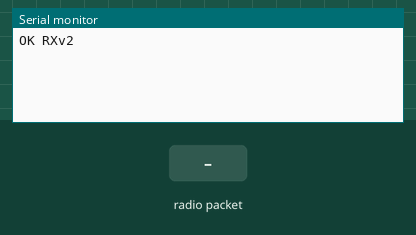
This sketch was run on a simulated Arduino Uno, built with avr-gcc and run on an emulated ATmega328P. On the bench: the last lines printed to the serial monitor. The inputs (shaded band) are chosen by the test bench. No radio packets arrive unless stated.

Above: at 1.2 s.
1.3 s: radio packet "0" arrives
At 1.8 s:
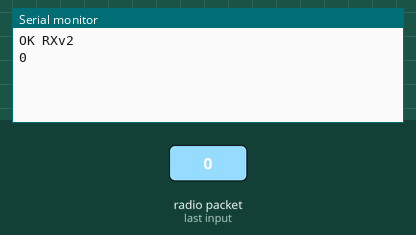
2.8 s: radio packet "1" arrives
At 3.1 s:
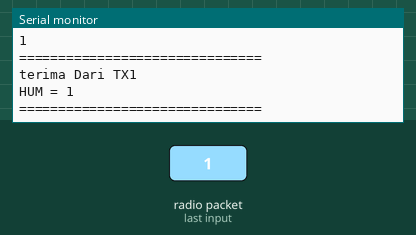
4.3 s: radio packet "2" arrives
At 5.6 s:
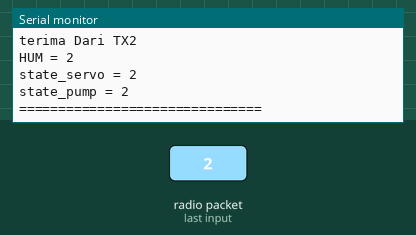

Measured:
- after the input at 1.3 s, the serial monitor: prints a new line at once (image 1)
- after the input at 2.8 s, the serial monitor: prints a new line at once (image 2)
- after the input at 4.3 s, the serial monitor: prints a new line at once (image 3)

The sketch:

Firmware_RX.ino
```cpp
#include <SPI.h>
#include <nRF24L01.h>
#include <RF24.h>

RF24 radio(8, 7);                  // PIN CE, CSN
const byte address[6] = "00003";   /// alamat NRF RX
const byte address2[6] = "00002";  /// alamat NRF
char total_pesan[32];
String dataIN;
String terima_nomor, terima_kelembaban, terima_stateservo, terima_statepump, terima_level;
bool parsing = false;
int nomor;
int mode_send = 0;
int simpan_kelembaban = 0;
int simpan_servo = 0;
int simpan_pump = 0;
int simpan_level = 0;
void setup() {
  // put your setup code here, to run once:
  Serial.begin(115200);
  radio.begin();                      // inisialisasi NRF
  radio.openReadingPipe(0, address);  // membuka mode baca nrf
  radio.setPALevel(RF24_PA_MIN);
  radio.startListening();  // mulai sebagai receiver
  Serial.println("OK RXv2");
}

void loop() {
  if (mode_send == 0) {
    if (radio.available()) {                          // jika ada masuk di nRF
      radio.read(&total_pesan, sizeof(total_pesan));  // membaca data dari NRF dengan menghitung sepanjang data masuk
      Serial.println(total_pesan);                    // tampilkan di serial monitor
      parsing = true;
    }
    if (parsing == true) {  // Jika Parsing benar
      dataIN = String(total_pesan);
      parsingRespon();
      parsing = false;  // ubah status Parsing
      //    hasil = "";
    }
  }
}

void parsingRespon() {                               // Sub program Parsing DATA
  int awal = dataIN.indexOf('#');                    //Jika Data Awal Berupa #
  int akhir = dataIN.indexOf('#', awal + 1);         //data akhirberupa#
  terima_nomor = dataIN.substring(awal + 1, akhir);  //data diantara # berarti data nya
  nomor = terima_nomor.toInt();
  if (nomor == 1) {
    awal = dataIN.indexOf('#', akhir);
    akhir = dataIN.indexOf('#', awal + 1);
    terima_kelembaban = dataIN.substring(awal + 1, akhir);
    simpan_kelembaban = terima_kelembaban.toInt();
    if (simpan_kelembaban < 0) {
      simpan_kelembaban = 0;
    }
    if (simpan_kelembaban > 100) {
      simpan_kelembaban = 100;
    }
    Serial.println("===============================");
    Serial.println("terima Dari TX1");
    Serial.print("HUM = ");
    Serial.println(simpan_kelembaban);
    Serial.println("===============================");
    Serial.println("");
  }
  if (nomor == 2) {
    awal = dataIN.indexOf('#', akhir);
    akhir = dataIN.indexOf('#', awal + 1);
    terima_kelembaban = dataIN.substring(awal + 1, akhir);
    simpan_kelembaban = terima_kelembaban.toInt();
    if (simpan_kelembaban < 0) {
      simpan_kelembaban = 0;
    }
    if (simpan_kelembaban > 100) {
      simpan_kelembaban = 100;
    }
    awal = dataIN.indexOf('#', akhir);
    akhir = dataIN.indexOf('#', awal + 1);
    terima_stateservo = dataIN.substring(awal + 1, akhir);
    simpan_servo = terima_stateservo.toInt();

    awal = dataIN.indexOf('#', akhir);
    akhir = dataIN.indexOf('#', awal + 1);
    terima_statepump = dataIN.substring(awal + 1, akhir);
    simpan_pump = terima_statepump.toInt();
    Serial.println("===============================");
    Serial.println("terima Dari TX2");
    Serial.print("HUM = ");
    Serial.println(simpan_kelembaban);
    Serial.print("state_servo = ");
    Serial.println(simpan_servo);
    Serial.print("state_pump = ");
    Serial.println(simpan_pump);
    Serial.println("===============================");
    Serial.println("");
  }
}
```
